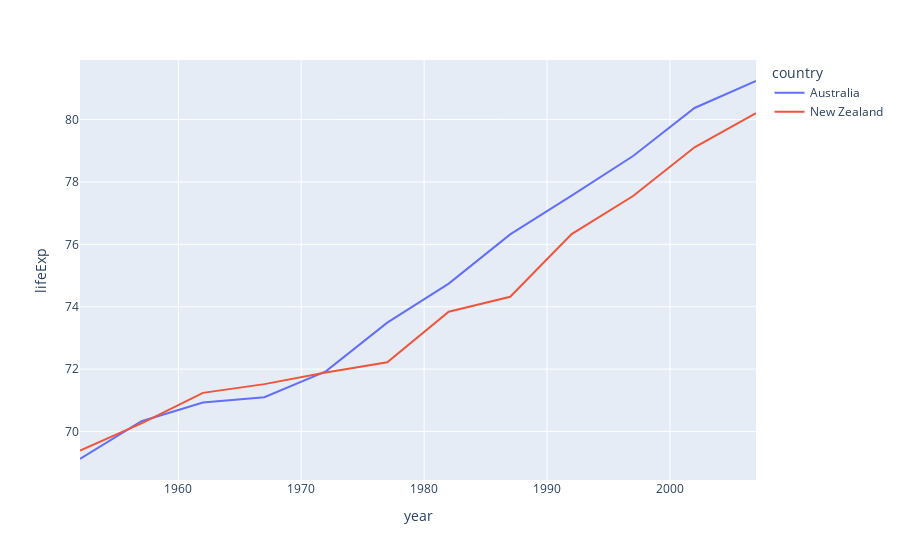

Source (notebook cell):
### Code cell
df = px.data.gapminder().query("continent=='Oceania'")
fig = px.line(df, x='year', y='lifeExp', color='country')
fig.show()

### Figure 1 — Plotly figure (JSON) as saved in the notebook; plotly's stock layout.template omitted (floating-point values rounded to 4 significant figures)
{"data": [{"hovertemplate": "country=Australia<br>year=%{x}<br>lifeExp=%{y}<extra></extra>", "legendgroup": "Australia", "line": {"color": "#636efa", "dash": "solid"}, "marker": {"symbol": "circle"}, "mode": "lines", "name": "Australia", "orientation": "v", "showlegend": true, "type": "scatter", "x": [1952, 1957, 1962, 1967, 1972, 1977, 1982, 1987, 1992, 1997, 2002, 2007], "xaxis": "x", "y": [69.12, 70.33, 70.93, 71.1, 71.93, 73.49, 74.74, 76.32, 77.56, 78.83, 80.37, 81.23], "yaxis": "y"}, {"hovertemplate": "country=New Zealand<br>year=%{x}<br>lifeExp=%{y}<extra></extra>", "legendgroup": "New Zealand", "line": {"color": "#EF553B", "dash": "solid"}, "marker": {"symbol": "circle"}, "mode": "lines", "name": "New Zealand", "orientation": "v", "showlegend": true, "type": "scatter", "x": [1952, 1957, 1962, 1967, 1972, 1977, 1982, 1987, 1992, 1997, 2002, 2007], "xaxis": "x", "y": [69.39, 70.26, 71.24, 71.52, 71.89, 72.22, 73.84, 74.32, 76.33, 77.55, 79.11, 80.2], "yaxis": "y"}], "layout": {"legend": {"title": {"text": "country"}, "tracegroupgap": 0}, "margin": {"t": 60}, "xaxis": {"anchor": "y", "domain": [0, 1], "title": {"text": "year"}}, "yaxis": {"anchor": "x", "domain": [0, 1], "title": {"text": "lifeExp"}}}}
